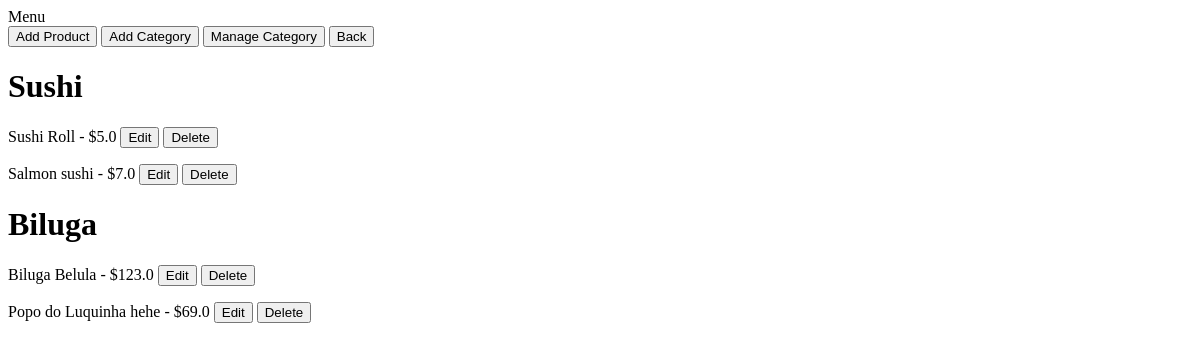
Before: /menu with the older database file.
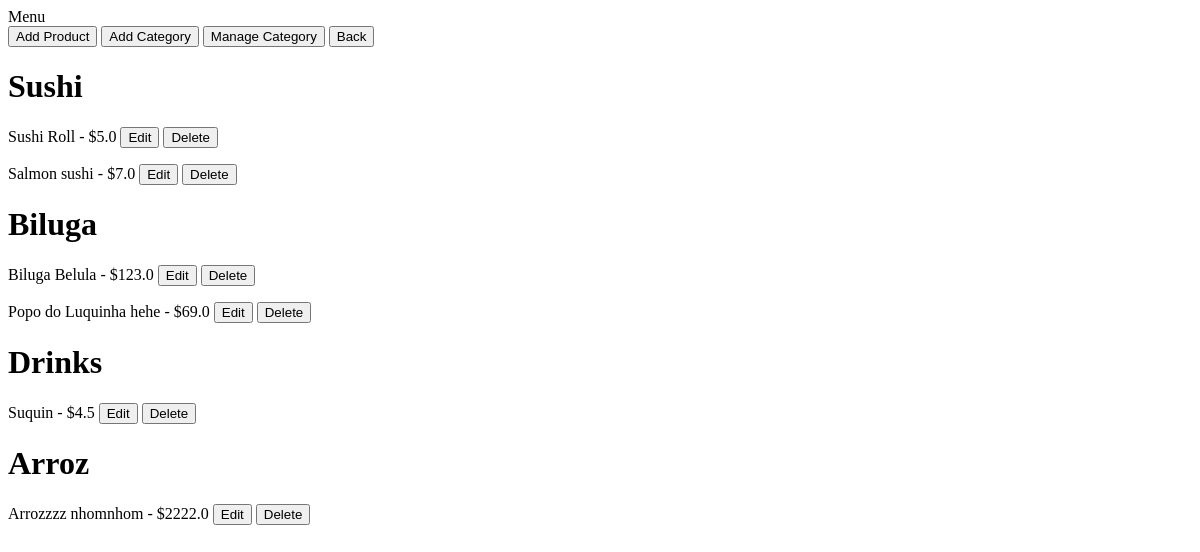
After: the same page with the newer database file.
### Bot/models.py (models this page shows, shortened)
class Categories(models.Model):
    name = models.CharField(max_length=80)
    class Meta: verbose_name_plural = 'Categories'

class Products(models.Model):
    name = models.CharField(max_length=80)
    price = models.FloatField()
    image = models.ImageField(upload_to=MEDIA_ROOT,blank=True, null=True)
    description = models.TextField(blank=True)
    category = models.ForeignKey(
        Categories,
        on_delete=models.CASCADE
    )
    class Meta: verbose_name_plural = 'Prodcuts'

### Bot/views.py (the view)
# urls.py: path('menu', menu, name='menu'),
def menu(request):
    categories = {category : Products.objects.filter(category = category) for category in Categories.objects.all()}
    return render(request, 'Menu/menu.html', {'categories' : categories})

### Bot/templates/Menu/menu.html (shortened to what this page needs)
{% block content %}
<a href="{% url 'menu_add' %}"><button>Add Product</button></a>
<a href="{% url 'category_add' %}"><button>Add Category</button></a>
<a href="{% url 'category_manage' %}"><button>Manage Category</button></a>
<a href="{% url 'home' %}"><button type="button">Back</button></a>
{% for category, products in categories.items %}
{% if products.count > 0 %}
    <h1>{{ category.name }}</h1>
    {% for product in products %}
        <p>{{ product.name }} - ${{ product.price }} <a href="{% url 'edit_product' product.id %}"><button type="button">Edit</button></a>
        <a href="{% url 'delete_product' product.id %}"><button type="button">Delete</button></p></a>
    {% endfor %}
{% endif %}
{% endfor %}
{% endblock %}

Changed rows visible on the page:
added Categories: name "Drinks"
added Products: name "Suquin", price "4.5", shown under "Drinks"
added Categories: name "Arroz"
added Products: name "Arrozzzz nhomnhom", price "2222.0", shown under "Arroz"
